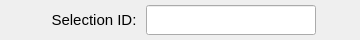
       <widget class="QFrame" name="frame_4">
        <property name="minimumSize">
         <size>
          <width>360</width>
          <height>40</height>
         </size>
        </property>
        <property name="maximumSize">
         <size>
          <width>360</width>
          <height>40</height>
         </size>
        </property>
        <property name="frameShape">
         <enum>QFrame::NoFrame</enum>
        </property>
        <property name="frameShadow">
         <enum>QFrame::Raised</enum>
        </property>
        <layout class="QGridLayout" name="gridLayout_5">
         <property name="leftMargin">
          <number>2</number>
         </property>
         <property name="topMargin">
          <number>2</number>
         </property>
         <property name="rightMargin">
          <number>2</number>
         </property>
         <property name="bottomMargin">
          <number>2</number>
         </property>
         <property name="spacing">
          <number>2</number>
         </property>
         <item row="0" column="0">
          <widget class="QFrame" name="frame_5">
           <property name="frameShape">
            <enum>QFrame::NoFrame</enum>
           </property>
           <property name="frameShadow">
            <enum>QFrame::Raised</enum>
           </property>
          </widget>
         </item>
         <item row="0" column="1">
          <widget class="QLabel" name="label_2">
           <property name="minimumSize">
            <size>
             <width>100</width>
             <height>30</height>
            </size>
           </property>
           <property name="maximumSize">
            <size>
             <width>100</width>
             <height>30</height>
            </size>
           </property>
           <property name="font">
            <font>
             <family>MS Shell Dlg 2</family>
             <pointsize>11</pointsize>
             <weight>50</weight>
             <italic>false</italic>
             <bold>false</bold>
            </font>
           </property>
           <property name="text">
            <string>Selection ID:</string>
           </property>
           <property name="alignment">
            <set>Qt::AlignCenter</set>
           </property>
          </widget>
         </item>
         <item row="0" column="2">
          <widget class="QLineEdit" name="lineEdit_selection_id">
           <property name="minimumSize">
            <size>
             <width>170</width>
             <height>30</height>
            </size>
           </property>
           <property name="maximumSize">
            <size>
             <width>170</width>
             <height>30</height>
            </size>
           </property>
           <property name="font">
            <font>
             <family>MS Shell Dlg 2</family>
             <pointsize>11</pointsize>
             <weight>50</weight>
             <italic>false</italic>
             <bold>false</bold>
            </font>
           </property>
           <property name="focusPolicy">
            <enum>Qt::ClickFocus</enum>
           </property>
           <property name="styleSheet">
            <string notr="true">color: rgb(0, 0, 255);</string>
           </property>
           <property name="alignment">
            <set>Qt::AlignCenter</set>
           </property>
          </widget>
         </item>
         <item row="0" column="3">
          <widget class="QFrame" name="frame_6">
           <property name="frameShape">
            <enum>QFrame::NoFrame</enum>
           </property>
           <property name="frameShadow">
            <enum>QFrame::Raised</enum>
           </property>
          </widget>
         </item>
        </layout>
       </widget>
